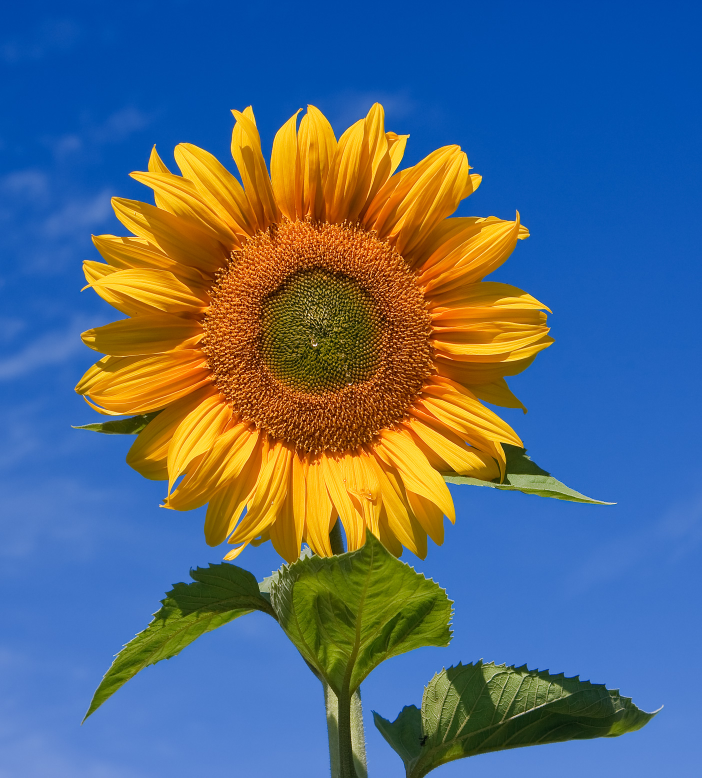
#> input picture opencv/99 Sunflower1.jpg, 1404 x 1555 px, found by its file name (shown at 1/2 size)
$ python '07 arithmetic operations on images.py'
#> lines starting #> are read from the running program, lines starting #| are printed output that depends on the picture
import cv2 as cv
import numpy as np

img1 = cv.imread('opencv/99 Sunflower1.jpg')
#> img1 is the input picture: shape (1555, 1404, 3); mean B, G, R 125.9, 106.1, 84.5
img2 = cv.imread('opencv/99 Sunflower2.jpg')
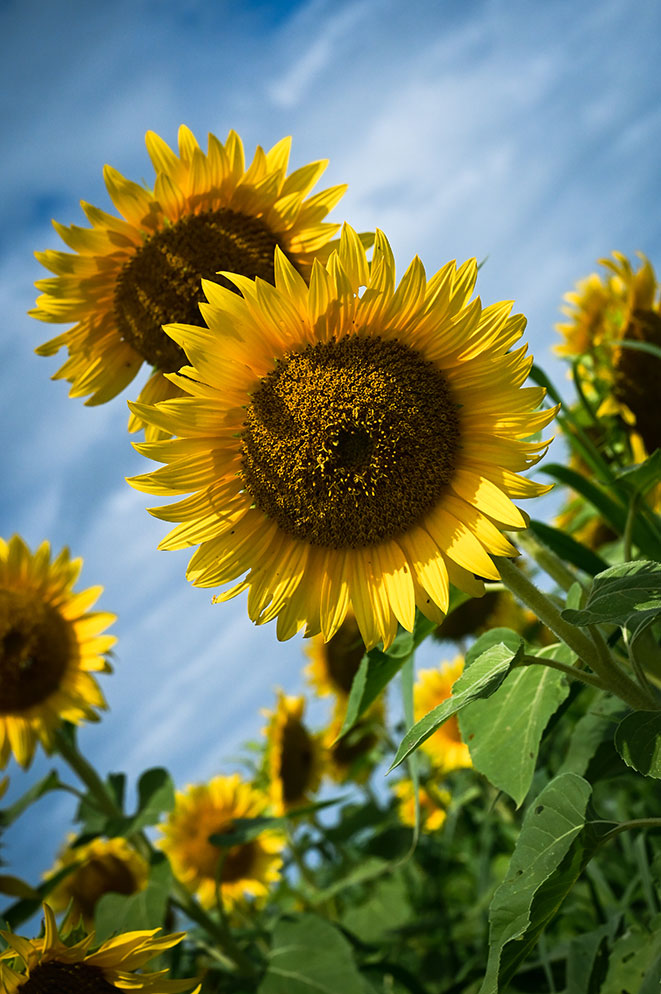
#> input picture opencv/99 Sunflower2.jpg, 661 x 994 px, found by its file name
#> img2 is the input picture: shape (994, 661, 3); mean B, G, R 83.2, 122.6, 115.6

# for arithmetic operations always ensure images are of same dimensions
image2 = cv.resize(img2, (500, 500))
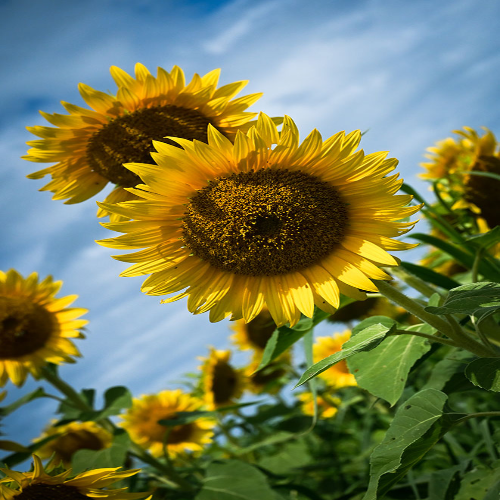
#> image2: shape (500, 500, 3); mean B, G, R 83.1, 122.5, 115.5
image1 = cv.resize(img1, (500, 500))
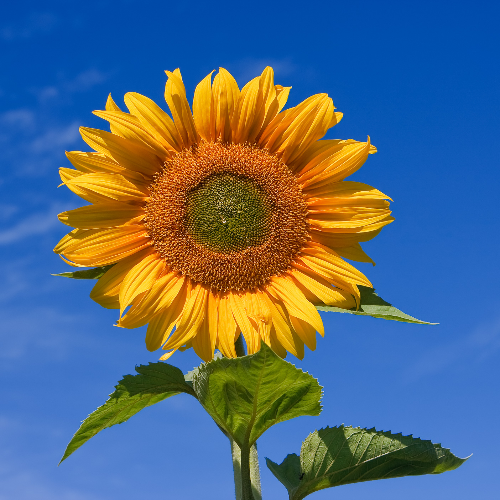
#> image1: shape (500, 500, 3); mean B, G, R 125.8, 106, 84.4

result_add = cv.add(image1, image2)
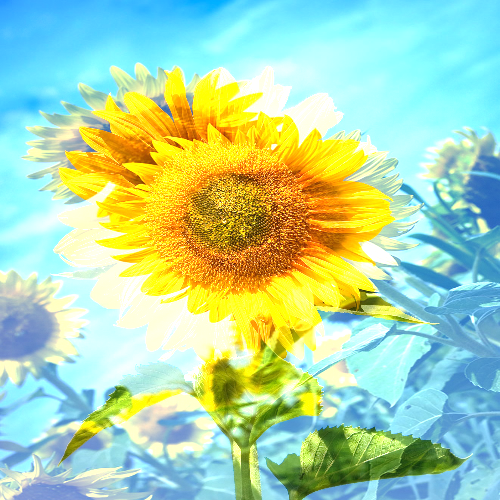
#> result_add: shape (500, 500, 3); mean B, G, R 171.4, 213.5, 174.5
result_subtract = cv.subtract(image1, image2)
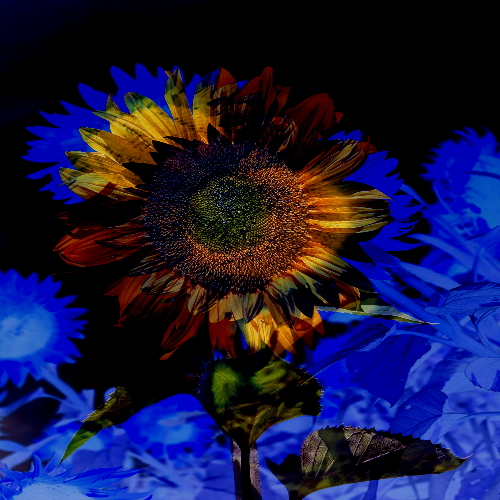
#> result_subtract: shape (500, 500, 3); mean B, G, R 65, 23, 23.8
result_multiply = cv.multiply(image1, image2)
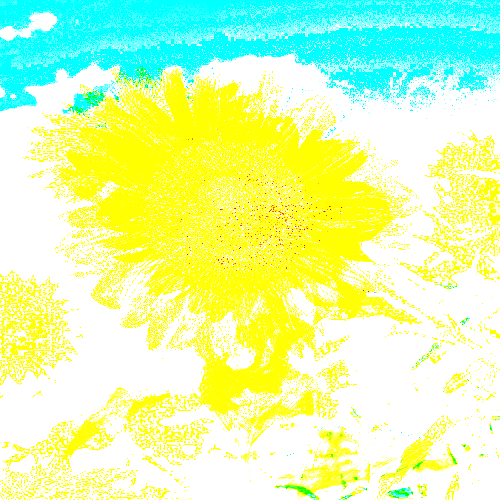
#> result_multiply: shape (500, 500, 3); mean B, G, R 176.9, 254.8, 222.2
result_divide = cv.divide(image1, image2, dtype=cv.CV_32F) # avoid division by 0
#> result_divide: shape (500, 500, 3) float32; 4.22% of the values are NaN or infinite; the others: min 0, max 221, mean 6.27

cv.imshow('image addition', result_add)
cv.imshow('image subtraction', result_subtract)
cv.imshow('image multiplication', result_multiply)
cv.imshow('image division', result_divide)
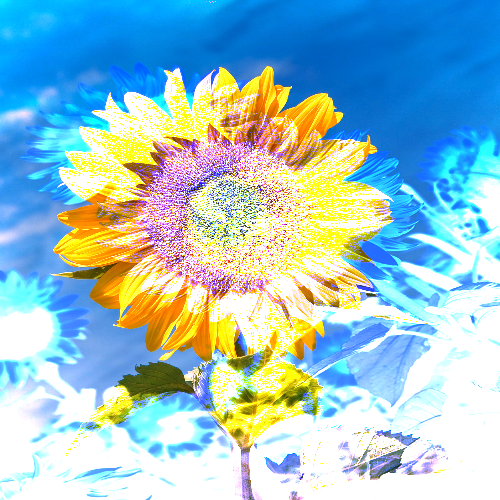
#> window 'image division': shape (500, 500, 3); mean B, G, R 204.8, 194, 153.8
cv.waitKey(0)
cv.destroyAllWindows()
